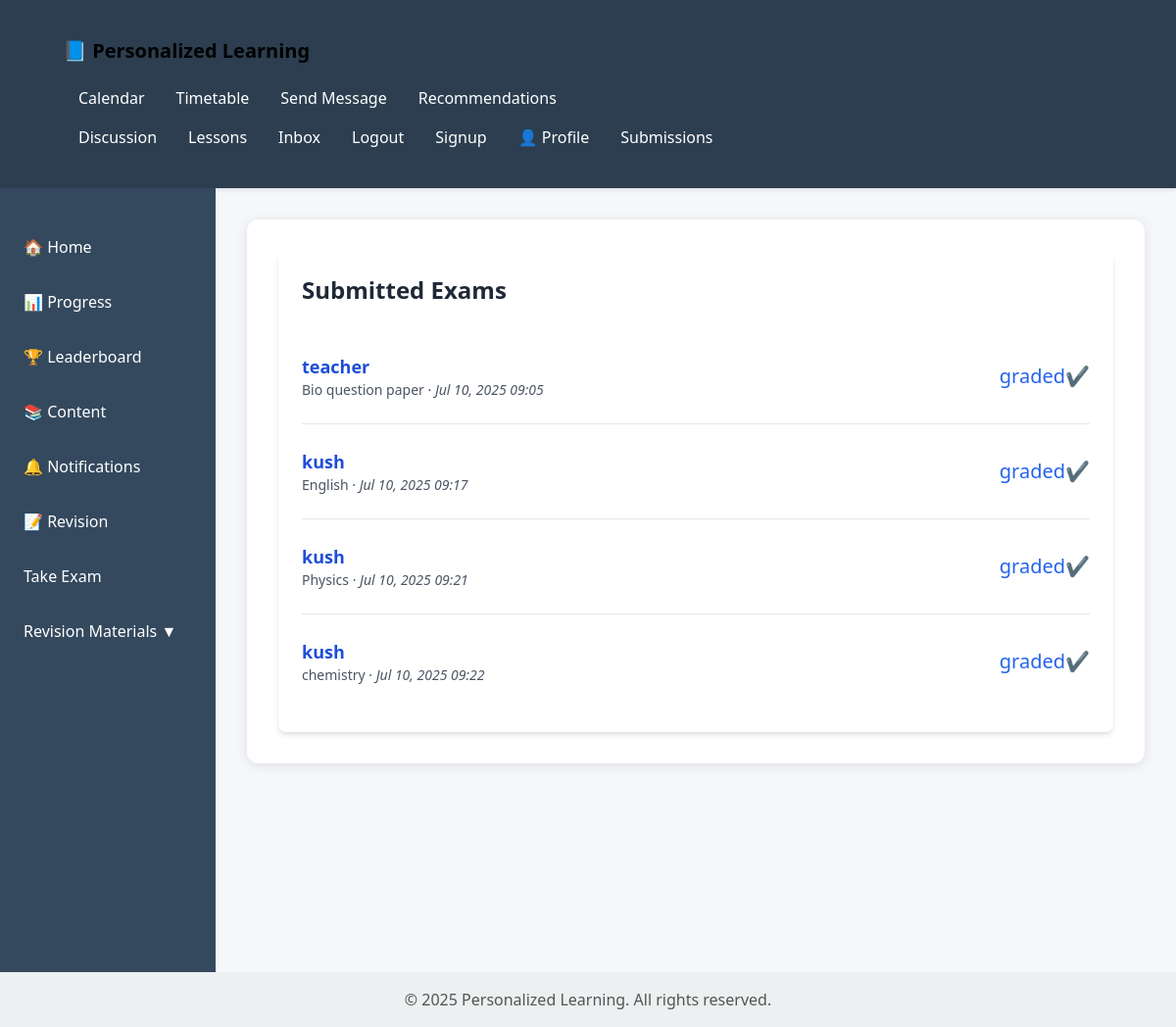
Page /examination/submissions/ (signed in) on the committed database.
### Examination/models.py (models this page shows, shortened)
class StudentExam(models.Model):
    student = models.ForeignKey(Profile, on_delete=models.CASCADE)
    exam = models.ForeignKey(Exam, on_delete=models.CASCADE)
    submitted_at = models.DateTimeField(auto_now_add=True)
    graded = models.BooleanField(default=False)
    submitted=models.BooleanField(default=False)
    total_marks = models.PositiveIntegerField(default=0)

class Exam(models.Model):
    title = models.CharField(max_length=255)
    created_by = models.ForeignKey(Teacher, on_delete=models.SET_NULL, null=True)
    created_at = models.DateTimeField(auto_now_add=True)

### users/models.py (models this page shows, shortened)
class Profile(models.Model):
    GENDER_CHOICES = [
        ('M', 'Male'),
        ('F', 'Female'),
        ('O', 'Other'),
    ]
    ROLE_CHOICES = [
        ('student', 'Student'),
        ('teacher', 'Teacher'),
        ('admin', 'Admin'),
    ]
    user = models.OneToOneField(User, on_delete=models.CASCADE, related_name='users_profile',null=True)
    full_name = models.CharField(max_length=150, blank=True)
    grade = models.CharField(max_length=50, blank=True)
    school = models.CharField(max_length=100, blank=True)
    address = models.CharField(max_length=255, blank=True)
    gender = models.CharField(max_length=1, choices=GENDER_CHOICES, blank=True)
    dob = models.DateField(verbose_name="Date of Birth", null=True, blank=True)
    role = models.CharField(max_length=10, choices=ROLE_CHOICES, default='teacher')

### Examination/views.py (the view)
# urls.py: path('submissions/', views.submissions, name='submissions'),
@login_required
def submissions(request):
    if request.user.username != "Mwalimu":
        return render(request, 'Examination/404.html', status=403)
    submissions = StudentExam.objects.filter(submitted=True)
    return render(request, 'Examination/submissions.html', {'submissions': submissions})

### Examination/templates/Examination/submissions.html
{% extends 'content/base.html' %}
{% block content %}
  <div class="max-w-4xl mx-auto p-6 bg-white shadow-md rounded-lg">
    <h2 class="text-2xl font-bold mb-6 text-gray-800">Submitted Exams</h2>
    {% if submissions %}
      <ul class="divide-y divide-gray-200">
        {% for submission in submissions %}
          <li class="py-4 flex items-center justify-between">
            <div>
              <p class="text-lg font-semibold text-blue-700">
                {{ submission.student.user.username }}
              </p>
              <p class="text-sm text-gray-600">
                {{ submission.exam.title }} ·
                <span class="italic">{{ submission.submitted_at|date:"M d, Y H:i" }}</span>
              </p>
            </div>
            <div>
              {% if submission.graded %}
                <span class="text-blue-600 text-xl" title="Graded">graded✔️</span>
              {% else %}
                <a href="{% url 'grade_exam' submission.id %}"
                   class="text-sm text-white bg-green-600 px-3 py-1 rounded hover:bg-green-700">
                   Grade
                </a>
              {% endif %}
            </div>
          </li>
        {% endfor %}
      </ul>
    {% else %}
      <p class="text-gray-500">No submitted exams.</p>
    {% endif %}
  </div>
{% endblock %}

### content/templates/content/base.html (style rules this page uses)
body { margin: 0; font-family: 'Segoe UI', Tahoma, Geneva, Verdana, sans-serif; background-color: #f5f7fa; color: #333; display: flex; flex-direction: column; min-height: 100vh; }

### rows in the picture
StudentExam: student.user.username "teacher", exam "Bio question paper", submitted_at "Jul 10, 2025 09:05", graded "graded✔️"
StudentExam: student.user.username "kush", exam "English", submitted_at "Jul 10, 2025 09:17", graded "graded✔️"
StudentExam: student.user.username "kush", exam "Physics", submitted_at "Jul 10, 2025 09:21", graded "graded✔️"
StudentExam: student.user.username "kush", exam "chemistry", submitted_at "Jul 10, 2025 09:22", graded "graded✔️"
